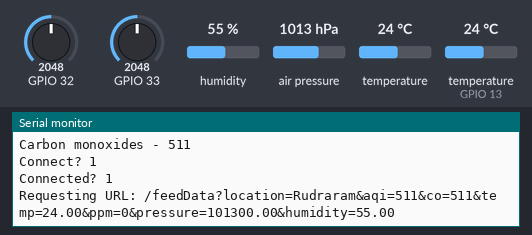
Bench run of a sketch on a simulated ESP32. Shown: the last lines printed to the serial monitor. Inputs (shaded band) come from the test bench; at power-on: humidity 55 %, air pressure 1013 hPa, GPIO 32 = 2048, GPIO 33 = 2048, temperature 24 °C, temperature (sensor on GPIO 13) 24 °C. WiFi joins after 1.5 s; servers stay silent unless stated.

Above: at 5.2 s.
5.3 s: humidity set to 22 %
8.3 s: air pressure set to 952 hPa
At 9.64 s:
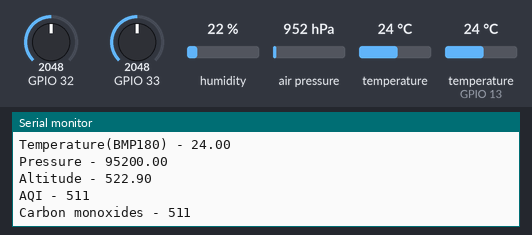
11.3 s: GPIO 32 set to 2866
At 11.8 s:
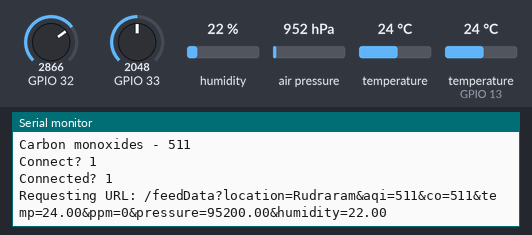
14.3 s: GPIO 33 set to 2866
At 15.28 s:
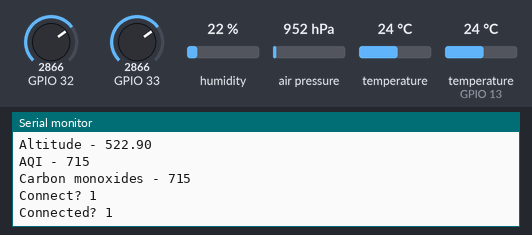
17.3 s: temperature (sensor 0) set to 12 °C
At 18.2 s:
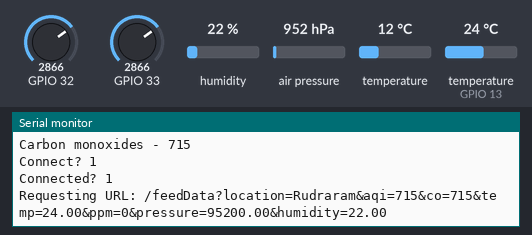
20.3 s: temperature (sensor on GPIO 13) set to 12 °C
At 21.9 s:
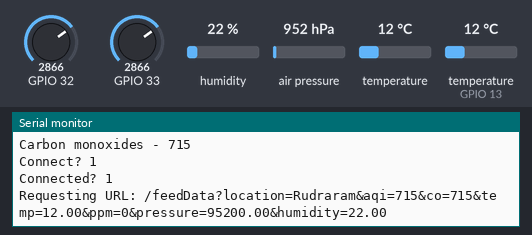

Measured:
- after the input at 8.3 s, the serial monitor: prints a new line after 1.2 s (image 1)
- after the input at 14.3 s, the serial monitor: prints a new line after 0.62 s (image 3)
- after the input at 20.3 s, the serial monitor: prints a new line after 0.06 s (image 5)

The sketch:

project.ino
```cpp
#include <DHT.h>
#include <Adafruit_BMP085.h>
#include <Wire.h>
#include <WiFi.h>
#include <HTTPClient.h>

const char* ssid = "staff";
const char* password = "pass123$";
const char* api = "https://www.google.com";

DHT dht(13, DHT11);
Adafruit_BMP085 bmp;

WiFiClient client;

void setup() {

  Serial.begin(115200);
  WiFi.begin(ssid, password);
  while (WiFi.status() != WL_CONNECTED) {
    delay(1000);
    Serial.println("Connecting to WiFi...");
  }
  Serial.println("Connected to WiFi");

  dht.begin();

  // if (!dht.begin()) {
  //   Serial.println("Could not find a valid DHT sensor, check wiring!");
  //   while (1) {}
  // }
  if (!bmp.begin()) {
    Serial.println("Could not find a valid BMP085/BMP180 sensor, check wiring!");
    while (1) {}
  }

  delay(2000);
}

void loop() {
  // put your main code here, to run repeatedly:
  float temp1 = dht.readTemperature();
  float hum = dht.readHumidity();

  float temp2 = bmp.readTemperature();
  float press = bmp.readPressure();
  float alt = bmp.readAltitude();

  int aqi = map(analogRead(33), 0, 4095, 0, 1023);
  int cmo = map(analogRead(32), 0, 4095, 0, 1023);

  Serial.print("Temperature(DHT11) - ");
  Serial.print(temp1);
  Serial.println();
  Serial.print("Humidity - ");
  Serial.print(hum);
  Serial.println();
  Serial.print("Temperature(BMP180) - ");
  Serial.print(temp2);
  Serial.println();
  Serial.print("Pressure - ");
  Serial.print(press);
  Serial.println();
  Serial.print("Altitude - ");
  Serial.print(alt);
  Serial.println();
  Serial.print("AQI - ");
  Serial.print(aqi);
  Serial.println();
  Serial.print("Carbon monoxides - ");
  Serial.print(cmo);
  Serial.println();
  Serial.println();


  // if (WiFi.status() == WL_CONNECTED) {
  // HTTPClient http;
  // http.begin(api);
  // http.addHeader("Content-Type", "application/json");
  // String requestBody = "{\"location\":\"Rudraram\",\"aqi\":" + String(aqi) + ",\"co\":" + String(cmo) + ",\"temp\":" + String((temp1 + temp2) / 2) + ",\"ppm\": 000,\"pressure\":" + String(press) + ",\"humidity\":" + String(hum) + "}";
  // Serial.print(requestBody);
  // int httpResponseCode = http.POST(requestBody);
  // if (httpResponseCode > 0) {
  //   Serial.print("HTTP Response code: ");
  //   Serial.println(httpResponseCode);
  //   String response = http.getString();
  //   Serial.println(response);
  // } else {
  //   Serial.print("Error code: ");
  //   Serial.println(httpResponseCode);
  // }
  // http.end();

  // }

  Serial.println("Connect? " + String(client.connect(api, 80)));
  Serial.println("Connected? " + String(client.connected()));
  if (client.connect(api, 80)) {
    String url = "/feedData";
    url += "?location=";
    url += "Rudraram";
    url += "&aqi=";
    url += aqi;
    url += "&co=";
    url += cmo;
    url += "&temp=";
    url += (temp1 + temp2) / 2;
    url += "&ppm=";
    url += 000;
    url += "&pressure=";
    url += press;
    url += "&humidity=";
    url += hum;

    Serial.print("Requesting URL: ");
    Serial.println(url);

    client.print(String("GET ") + url + " HTTP/1.1\r\n" + "Host: " + api + "\r\n" + "Connection: close\r\n\r\n");
  }

  delay(5000);
}
```
